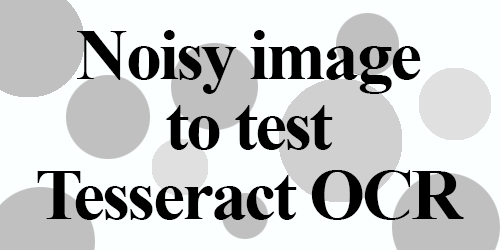
#> input picture example_01.png, 500 x 250 px
$ python jpg_contours_ballot.py example_01.png
#> lines starting #> are read from the running program, lines starting #| are printed output that depends on the picture; after the words box and inside, x2 and y2 are one past the last pixel; in counts of white or black regions, pixels touching at a corner belong together
import sys
import numpy as np
import cv2

filename = sys.argv[1]
img = cv2.imread(filename)
#> img is the input picture: shape (250, 500, 3); mean B, G, R 201.1, 201.1, 199.6
gray = cv2.cvtColor(img,cv2.COLOR_BGR2GRAY)
blur = cv2.GaussianBlur(gray, (11,11), 0)
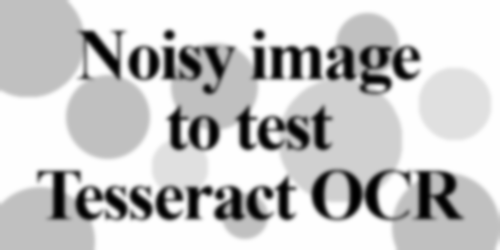
#> blur: shape (250, 500); min 0, max 254, mean 200.6
edge = cv2.Canny(blur, 20, 160)
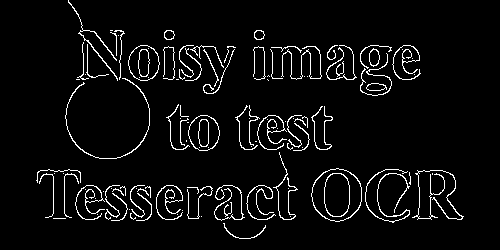
#> edge: shape (250, 500); 4.9% white in thin lines or dots, all inside (x1, y1, x2, y2) = (36, 0, 464, 239)
cv2.imshow("edges", edge)

(cnts, hierarchy) = cv2.findContours(edge,cv2.RETR_EXTERNAL,cv2.CHAIN_APPROX_SIMPLE)
#> cnts = 108 contours, 84 with area under 20; largest, box (x1, y1, x2, y2) and area: (311, 168, 362, 222) 2064, (188, 115, 220, 151) 852, (128, 45, 160, 81) 848, (369, 48, 380, 67) 138, (366, 83, 387, 91) 109

# draw bounding rectangle
for c in cnts:
    (x,y,w,h) = cv2.boundingRect(c)
    cv2.rectangle(img, (x,y), (x+w, y+h), (0,255,0), 1)
#> this loop made 108 passes
#> (x, y, w, h) on passes 1, 3, 4, 5, 6, 7, 8, 9, 10, 11, 12, 13: (223, 223, 43, 16), (290, 216, 1, 1), (201, 216, 1, 1), (177, 214, 1, 1), (97, 214, 1, 1), (130, 213, 6, 7), (182, 210, 1, 1), (129, 209, 1, 1), (224, 202, 8, 15), (95, 198, 1, 1), (136, 193, 16, 28), (111, 193, 17, 28)
#> (c, x, y, w, h) on passes 2, 32, 46, 47, 50: ([[53, 218], [65, 218]], 53, 218, 13, 1), ([[432, 173], [432, 174]], 432, 173, 1, 2), ([[255, 141], [256, 141]], 255, 141, 2, 1), ([[186, 140], [186, 141]], 186, 140, 1, 2), ([[187, 122], [188, 122]], 187, 122, 2, 1)
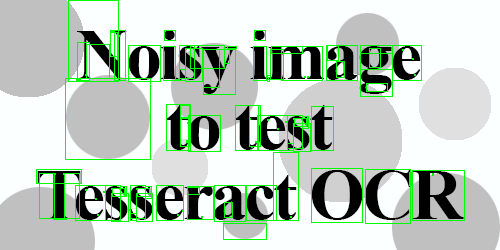
#> img: shape (250, 500, 3); 5.26% of pixels changed, all inside (x1, y1, x2, y2) = (36, 0, 465, 240)

cv2.imshow("contours", img)

cv2.waitKey(0)
cv2.destroyAllWindows()
